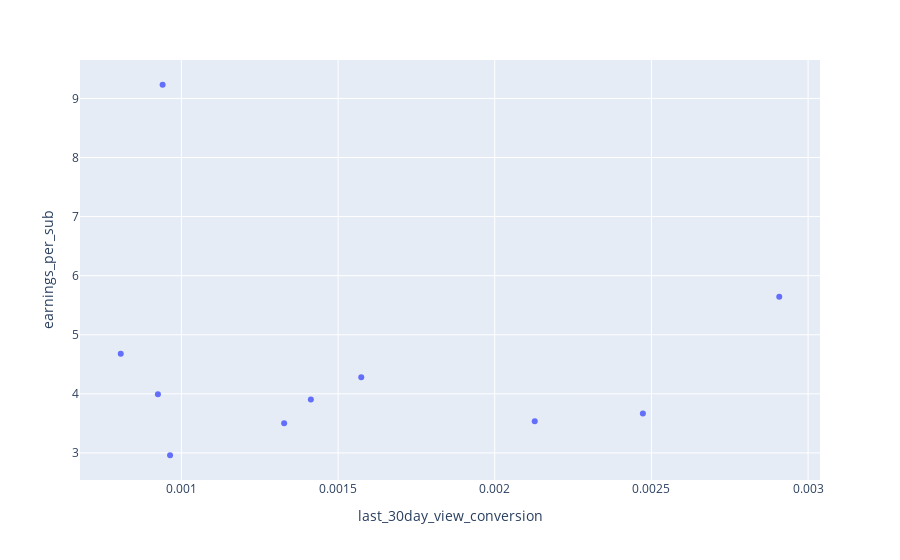

The notebook cell this image was saved under:
### Code cell
px.scatter(top10_eps_conv, x='last_30day_view_conversion', y='earnings_per_sub')

### Figure 1 — Plotly figure (JSON) as saved in the notebook; plotly's stock layout.template omitted (floating-point values rounded to 4 significant figures)
{"data": [{"hovertemplate": "last_30day_view_conversion=%{x}<br>earnings_per_sub=%{y}<extra></extra>", "legendgroup": "", "marker": {"color": "#636efa", "symbol": "circle"}, "mode": "markers", "name": "", "orientation": "v", "showlegend": false, "type": "scatter", "x": [0.0009401, 0.002908, 0.0008065, 0.001574, 0.0009251, 0.001413, 0.002473, 0.002128, 0.001328, 0.0009639], "xaxis": "x", "y": [9.232, 5.643, 4.679, 4.281, 3.992, 3.905, 3.667, 3.535, 3.5, 2.96], "yaxis": "y"}], "layout": {"autosize": true, "legend": {"tracegroupgap": 0}, "margin": {"t": 60}, "xaxis": {"anchor": "y", "autorange": true, "domain": [0, 1], "range": [0.0006811, 0.003033], "title": {"text": "last_30day_view_conversion"}, "type": "linear"}, "yaxis": {"anchor": "x", "autorange": true, "domain": [0, 1], "range": [2.475, 9.717], "title": {"text": "earnings_per_sub"}, "type": "linear"}}}
